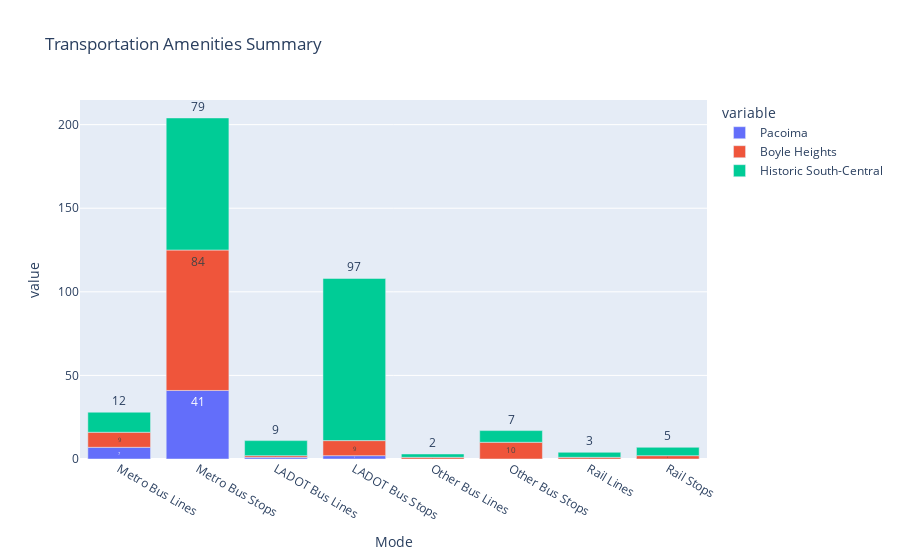

The notebook cell this image was saved under:
### Code cell
fig = px.bar(df_2, x="Mode", y=["Pacoima", "Boyle Heights", "Historic South-Central"], title="Transportation Amenities Summary", text_auto=True)
fig.update_traces(textfont_size=12, textangle=0, textposition="outside", cliponaxis=False)
fig.show()

### Figure 1 — Plotly figure (JSON) as saved in the notebook; plotly's stock layout.template omitted (floating-point values rounded to 4 significant figures)
{"data": [{"alignmentgroup": "True", "cliponaxis": false, "hovertemplate": "variable=Pacoima<br>Mode=%{x}<br>value=%{y}<extra></extra>", "legendgroup": "Pacoima", "marker": {"color": "#636efa", "pattern": {"shape": ""}}, "name": "Pacoima", "offsetgroup": "Pacoima", "orientation": "v", "showlegend": true, "textangle": 0, "textfont": {"size": 12}, "textposition": "outside", "texttemplate": "%{y}", "type": "bar", "x": ["Metro Bus Lines", "Metro Bus Stops", "LADOT Bus Lines", "LADOT Bus Stops", "Other Bus Lines", "Other Bus Stops", "Rail Lines", "Rail Stops"], "xaxis": "x", "y": [7, 41, 1, 2, 0, 0, 0, 0], "yaxis": "y"}, {"alignmentgroup": "True", "cliponaxis": false, "hovertemplate": "variable=Boyle Heights<br>Mode=%{x}<br>value=%{y}<extra></extra>", "legendgroup": "Boyle Heights", "marker": {"color": "#EF553B", "pattern": {"shape": ""}}, "name": "Boyle Heights", "offsetgroup": "Boyle Heights", "orientation": "v", "showlegend": true, "textangle": 0, "textfont": {"size": 12}, "textposition": "outside", "texttemplate": "%{y}", "type": "bar", "x": ["Metro Bus Lines", "Metro Bus Stops", "LADOT Bus Lines", "LADOT Bus Stops", "Other Bus Lines", "Other Bus Stops", "Rail Lines", "Rail Stops"], "xaxis": "x", "y": [9, 84, 1, 9, 1, 10, 1, 2], "yaxis": "y"}, {"alignmentgroup": "True", "cliponaxis": false, "hovertemplate": "variable=Historic South-Central<br>Mode=%{x}<br>value=%{y}<extra></extra>", "legendgroup": "Historic South-Central", "marker": {"color": "#00cc96", "pattern": {"shape": ""}}, "name": "Historic South-Central", "offsetgroup": "Historic South-Central", "orientation": "v", "showlegend": true, "textangle": 0, "textfont": {"size": 12}, "textposition": "outside", "texttemplate": "%{y}", "type": "bar", "x": ["Metro Bus Lines", "Metro Bus Stops", "LADOT Bus Lines", "LADOT Bus Stops", "Other Bus Lines", "Other Bus Stops", "Rail Lines", "Rail Stops"], "xaxis": "x", "y": [12, 79, 9, 97, 2, 7, 3, 5], "yaxis": "y"}], "layout": {"autosize": true, "barmode": "relative", "legend": {"title": {"text": "variable"}, "tracegroupgap": 0}, "title": {"text": "Transportation Amenities Summary"}, "xaxis": {"anchor": "y", "autorange": true, "domain": [0, 1], "range": [-0.5, 7.5], "title": {"text": "Mode"}, "type": "category"}, "yaxis": {"anchor": "x", "autorange": true, "domain": [0, 1], "range": [0, 214.7], "title": {"text": "value"}, "type": "linear"}}}
